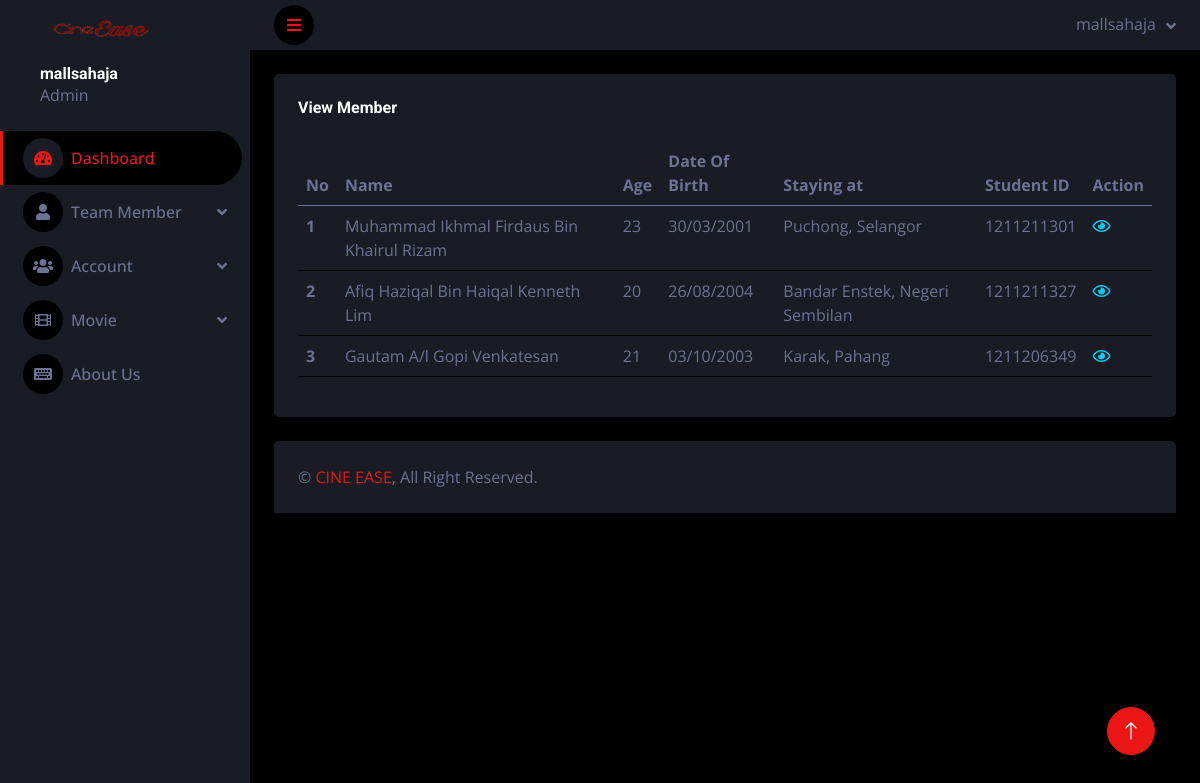
/admin/view_member.php (signed in), run on the app's committed database.
### tables this page shows
CREATE TABLE `team_member` (
  `team_id` int(11) NOT NULL,
  `fullname` varchar(255) NOT NULL,
  `description` varchar(255) NOT NULL,
  `age` int(11) NOT NULL,
  `date_of_birth` date NOT NULL,
  `status` varchar(255) NOT NULL,
  `genre` varchar(255) NOT NULL,
  `city` varchar(255) NOT NULL,
  `negeri` varchar(255) NOT NULL,
  `studying` varchar(255) NOT NULL,
  `university` varchar(255) NOT NULL,
  `student_id` int(30) NOT NULL,
  `img_link` varchar(255) NOT NULL
);

### admin/view_member.php (the view, shortened to what this page needs)
<?php
include('../config/config.php');
$sql = "SELECT * FROM team_member";
$result = mysqli_query($link, $sql);
?>
<!DOCTYPE html>
<html lang="en">
<head>
    <link href="https://cdnjs.cloudflare.com/ajax/libs/font-awesome/5.10.0/css/all.min.css" rel="stylesheet">
    <link href="https://cdn.jsdelivr.net/npm/bootstrap-icons@1.4.1/font/bootstrap-icons.css" rel="stylesheet">
    <link href="lib/owlcarousel/assets/owl.carousel.min.css" rel="stylesheet">
    <link href="lib/tempusdominus/css/tempusdominus-bootstrap-4.min.css" rel="stylesheet" />
    <link href="css/bootstrap.min.css" rel="stylesheet">
    <link href="css/style.css" rel="stylesheet">
</head>
<body>
    <div class="container-fluid position-relative d-flex p-0">
        <?php include('inc/sidebar.php'); ?>
        <div class="content">
            <?php include('inc/header.php'); ?>
            <div class="container-fluid pt-4 px-4">
                <div class="row g-4">
                    <div class="col-12">
                        <div class="bg-secondary rounded h-100 p-4">
                            <h6 class="mb-4">View Member</h6>
                            <div class="table-responsive">
                                <table class="table">
                                    <thead>
                                        <tr>
                                            <th scope="col">No</th>
                                            <th scope="col">Name</th>
                                            <th scope="col">Age</th>
                                            <th scope="col">Date Of Birth</th>
                                            <th scope="col">Staying at</th>
                                            <th scope="col">Student ID</th>
                                            <th scope="col">Action</th>
                                        </tr>
                                    </thead>
                                    <tbody>
                                        <?php
                                            $i = 1;
                                            if ($result) {
                                                while ($team_member = mysqli_fetch_array($result)) {
                                                    echo "<tr>";
                                                    echo "<th>" . $i++ . "</th>";
                                                    echo "<td>" . htmlspecialchars($team_member['fullname']) . "</td>";
                                                    echo "<td>" . htmlspecialchars($team_member['age']) . "</td>";
                                                    echo "<td>" . date_format(date_create($team_member['date_of_birth']), 'd/m/Y') . "</td>";
                                                    echo "<td>" . htmlspecialchars($team_member['city']) . ", " . htmlspecialchars($team_member['negeri']) . "</td>";
                                                    echo "<td>" . htmlspecialchars($team_member['student_id']) . "</td>";
                                                    echo "<td><a href='view_team_member.php?team_id=" . htmlspecialchars($team_member['team_id']) . "' class='text-info content-link'><i class='far fa-eye'></i></a></td>";
                                                    echo "</tr>";
                                                }
                                            } else {
                                                echo "<tr><td colspan='7'>No records found.</td></tr>";
                                            }
                                        ?>
                                    </tbody>
                                </table>
                            </div>
                        </div>
                    </div>
                </div>
            </div>
            <?php include('inc/footer.php'); ?>
        </div>
        <a href="#" class="btn btn-lg btn-primary btn-lg-square back-to-top"><i class="bi bi-arrow-up"></i></a>
    </div>
</body>
</html>

### admin/css/style.css (style rules this page uses)
:root { --primary: #EB1616; --secondary: #191C24; --light: #6C7293; --dark: #000000; }
.back-to-top { position: fixed; display: none; right: 45px; bottom: 45px; z-index: 99; }
.btn { transition: .5s; }
.btn-lg-square { width: 48px; height: 48px; }
.btn-square, .btn-sm-square, .btn-lg-square { padding: 0; display: inline-flex; align-items: center; justify-content: center; font-weight: normal; border-radius: 50px; }
.content { margin-left: 250px; min-height: 100vh; background: var(--dark); transition: 0.5s; }
@media (min-width: 992px) { .content { width: calc(100% - 250px); } }

### data on the page
team_member: fullname "Muhammad Ikhmal Firdaus Bin Khairul Rizam", age "23", date_of_birth "30/03/2001", city "Puchong", negeri "Selangor", student "1211211301"
team_member: fullname "Afiq Haziqal Bin Haiqal Kenneth Lim", age "20", date_of_birth "26/08/2004", city "Bandar Enstek", negeri "Negeri Sembilan", student "1211211327"
team_member: fullname "Gautam A/l Gopi Venkatesan", age "21", date_of_birth "03/10/2003", city "Karak", negeri "Pahang", student "1211206349"

### other printed values
$_SESSION['username'] "mallsahaja"
$_SESSION["username"] "mallsahaja"
